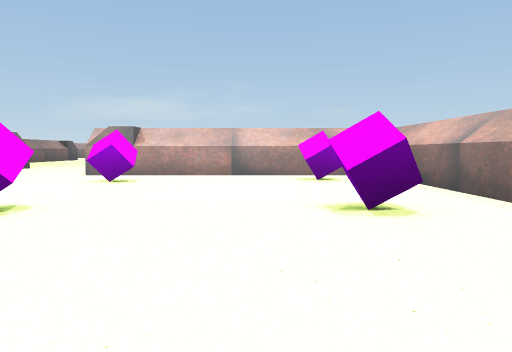
View 1 (above)

12 first-person views from a walk through a Unity game level. The camera is 0.51 m above the floor, tilts 4° down and sees 70° across. The floor is counted in squares, 1 m on a side. Each view is taken from the middle of a square. On the plan, view 1 faces up. The plan holds only what a view shows up to about 9 squares ahead; the rest is blank. The player character is not drawn.

View 2
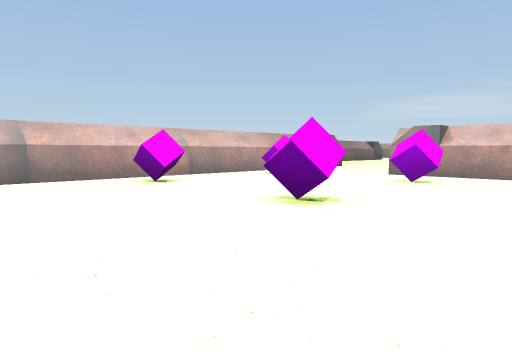

View 3
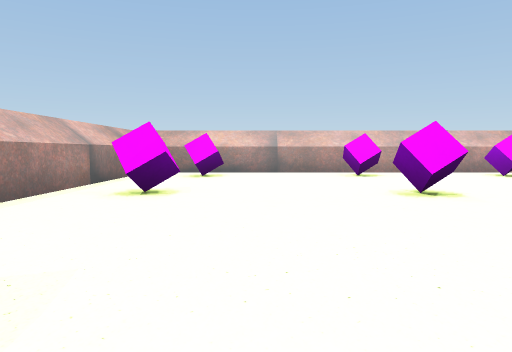

View 4
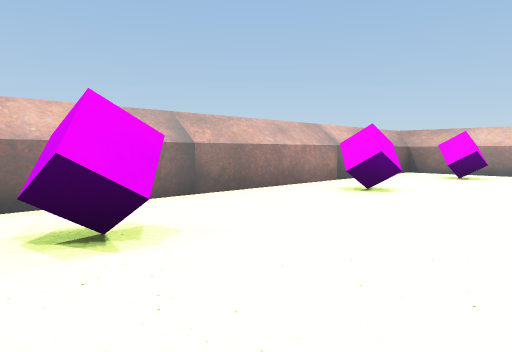

View 5
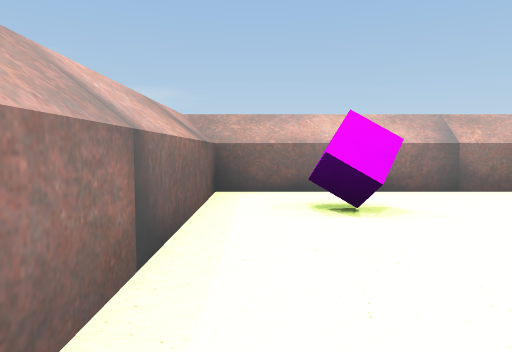

View 6
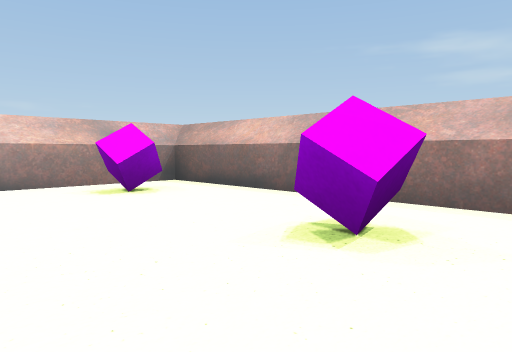

View 7
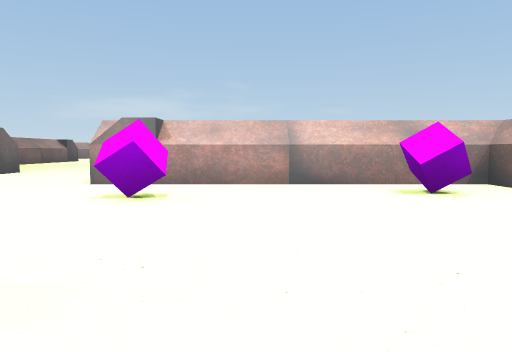

View 8
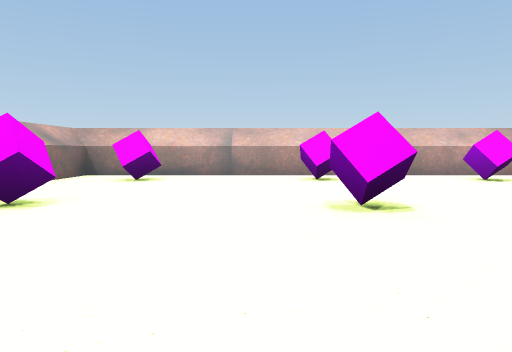

View 9
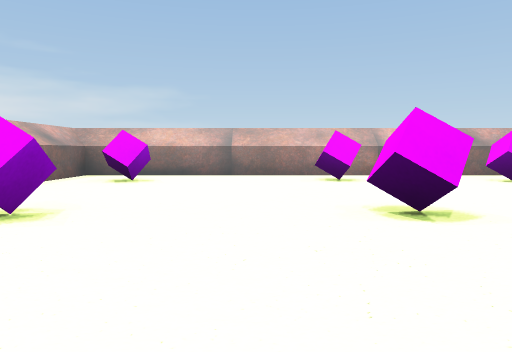

View 10
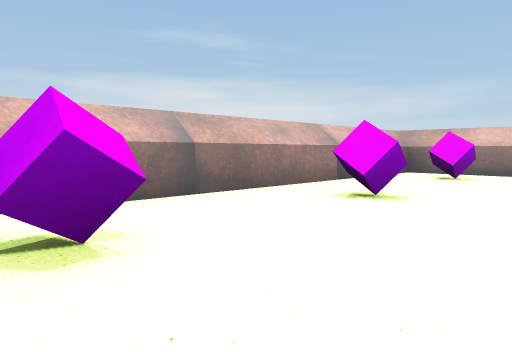

View 11
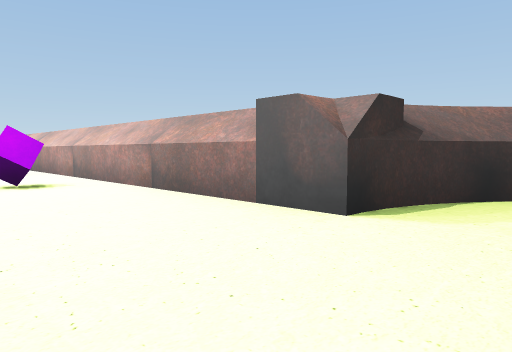

View 12
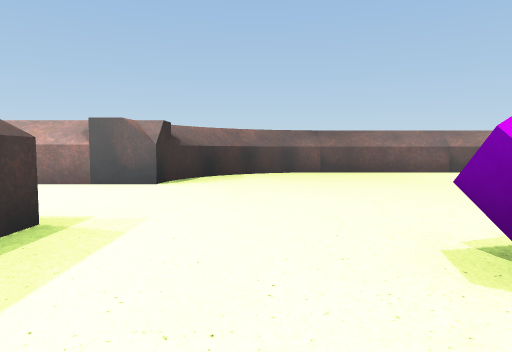

### Floor plan
Points are (right, up) in squares from view 1. A wall is a line through its corners. A room is listed if a view was taken in it or the views show most of it. See-through windows are left out.
Room 1 (views 1, 2, 3, 4, 5, 6, 7, 8, 9, 10)
walls: (-4.9, -1.5) (2.5, -1.5) (2.5, 7.5) (2.1, 7.5); (-6.5, -0.4) (-6.5, -1.5) (-5, -1.5); (1.4, 7.5) (-3.5, 7.5); (-6.5, 6.6) (-6.5, -0.1)
ways out: opening at (-5, 7.3) to room 2
objects: purple cube (-5, 0); purple cube (-5, 3); purple cube (-5, 6); purple cube (-2, 0); purple cube (-2, 3); purple cube (-2, 6); purple cube (1, 0); purple cube (1, 3); purple cube (1, 6)
Room 2 (views 11, 12)
walls: (-6.5, 9.6) (-6.5, 6.6); (-7.5, 10.5) (-6.5, 10.5); (-9.5, 17.2) (-9.5, 13.5)
ways out: opening at (-5, 7.3) to room 1
objects: other object (-10, 10) to (-8, 13); purple cube (-3, 13)

Where each view was taken, in squares from view 1:
view 1: 0 up, 0 right, facing up
view 2: 0 up, 0 right, facing up-left
view 3: 1 up, 2 right, facing left
view 4: 2 up, 2 right, facing down-left
view 5: 3 up, 2 right, facing down
view 6: 2 up, 1 left, facing up-right
view 7: 2 up, 1 left, facing up
view 8: 2 up, 1 right, facing left
view 9: 6 up, 1 left, facing down
view 10: 7 up, 1 left, facing down-right
view 11: 12 up, 4 left, facing down-left
view 12: 12 up, 1 left, facing left
